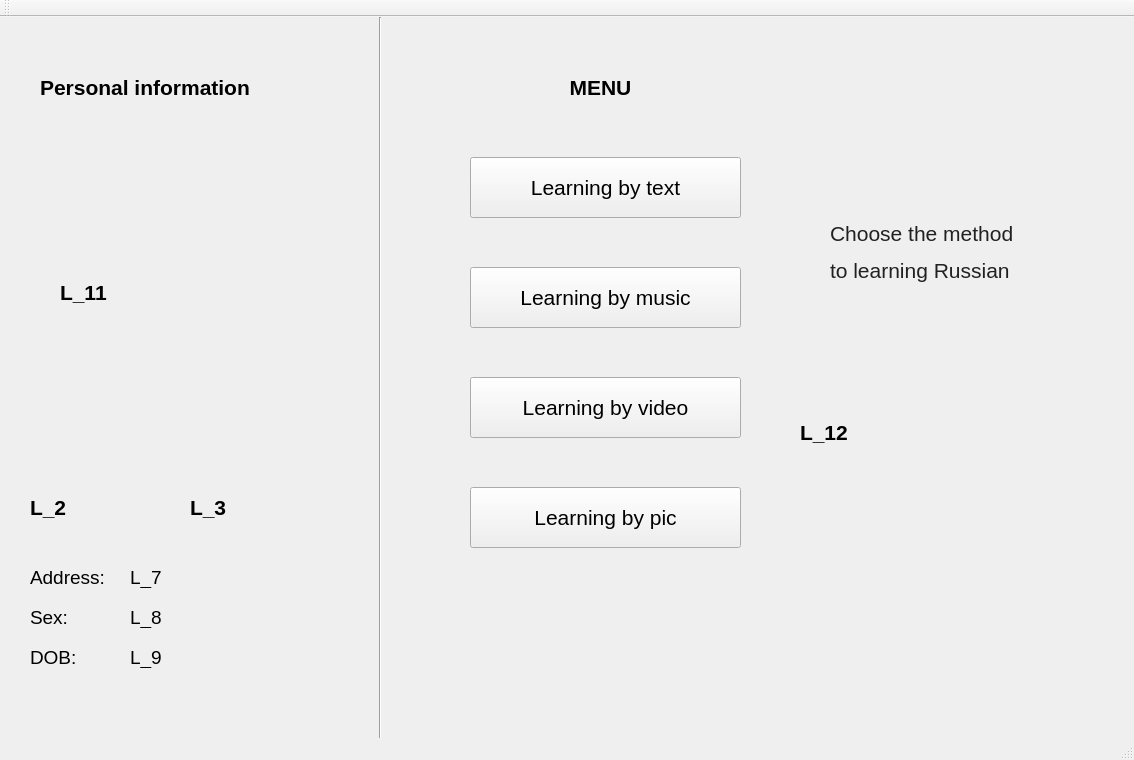
<?xml version="1.0" encoding="UTF-8"?>
<ui version="4.0">
 <class>MainWindow</class>
 <widget class="QMainWindow" name="MainWindow">
  <property name="geometry">
   <rect>
    <x>0</x>
    <y>0</y>
    <width>1134</width>
    <height>760</height>
   </rect>
  </property>
  <property name="windowTitle">
   <string>MainWindow</string>
  </property>
  <property name="autoFillBackground">
   <bool>false</bool>
  </property>
  <widget class="QWidget" name="centralWidget">
   <widget class="Line" name="line">
    <property name="geometry">
     <rect>
      <x>370</x>
      <y>0</y>
      <width>20</width>
      <height>731</height>
     </rect>
    </property>
    <property name="orientation">
     <enum>Qt::Vertical</enum>
    </property>
   </widget>
   <widget class="QLabel" name="label">
    <property name="geometry">
     <rect>
      <x>40</x>
      <y>50</y>
      <width>301</width>
      <height>41</height>
     </rect>
    </property>
    <property name="font">
     <font>
      <pointsize>16</pointsize>
      <weight>75</weight>
      <bold>true</bold>
     </font>
    </property>
    <property name="text">
     <string>Personal information</string>
    </property>
   </widget>
   <widget class="QLabel" name="label_2">
    <property name="geometry">
     <rect>
      <x>30</x>
      <y>470</y>
      <width>151</width>
      <height>41</height>
     </rect>
    </property>
    <property name="font">
     <font>
      <pointsize>16</pointsize>
      <weight>75</weight>
      <bold>true</bold>
     </font>
    </property>
    <property name="text">
     <string>L_2</string>
    </property>
   </widget>
   <widget class="QLabel" name="label_3">
    <property name="geometry">
     <rect>
      <x>190</x>
      <y>470</y>
      <width>151</width>
      <height>41</height>
     </rect>
    </property>
    <property name="font">
     <font>
      <pointsize>16</pointsize>
      <weight>75</weight>
      <bold>true</bold>
     </font>
    </property>
    <property name="text">
     <string>L_3</string>
    </property>
   </widget>
   <widget class="QLabel" name="label_4">
    <property name="geometry">
     <rect>
      <x>30</x>
      <y>550</y>
      <width>91</width>
      <height>21</height>
     </rect>
    </property>
    <property name="font">
     <font>
      <pointsize>14</pointsize>
      <weight>50</weight>
      <bold>false</bold>
     </font>
    </property>
    <property name="text">
     <string>Address:</string>
    </property>
   </widget>
   <widget class="QLabel" name="label_5">
    <property name="geometry">
     <rect>
      <x>30</x>
      <y>590</y>
      <width>91</width>
      <height>21</height>
     </rect>
    </property>
    <property name="font">
     <font>
      <pointsize>14</pointsize>
      <weight>50</weight>
      <bold>false</bold>
     </font>
    </property>
    <property name="text">
     <string>Sex:</string>
    </property>
   </widget>
   <widget class="QLabel" name="label_6">
    <property name="geometry">
     <rect>
      <x>30</x>
      <y>630</y>
      <width>91</width>
      <height>21</height>
     </rect>
    </property>
    <property name="font">
     <font>
      <pointsize>14</pointsize>
      <weight>50</weight>
      <bold>false</bold>
     </font>
    </property>
    <property name="text">
     <string>DOB:</string>
    </property>
   </widget>
   <widget class="QLabel" name="label_7">
    <property name="geometry">
     <rect>
      <x>130</x>
      <y>550</y>
      <width>221</width>
      <height>21</height>
     </rect>
    </property>
    <property name="font">
     <font>
      <pointsize>14</pointsize>
      <weight>50</weight>
      <bold>false</bold>
     </font>
    </property>
    <property name="text">
     <string>L_7</string>
    </property>
   </widget>
   <widget class="QLabel" name="label_8">
    <property name="geometry">
     <rect>
      <x>130</x>
      <y>590</y>
      <width>231</width>
      <height>21</height>
     </rect>
    </property>
    <property name="font">
     <font>
      <pointsize>14</pointsize>
      <weight>50</weight>
      <bold>false</bold>
     </font>
    </property>
    <property name="text">
     <string>L_8</string>
    </property>
   </widget>
   <widget class="QLabel" name="label_9">
    <property name="geometry">
     <rect>
      <x>130</x>
      <y>630</y>
      <width>231</width>
      <height>21</height>
     </rect>
    </property>
    <property name="font">
     <font>
      <pointsize>14</pointsize>
      <weight>50</weight>
      <bold>false</bold>
     </font>
    </property>
    <property name="text">
     <string>L_9</string>
    </property>
   </widget>
   <widget class="QLabel" name="label_10">
    <property name="geometry">
     <rect>
      <x>450</x>
      <y>50</y>
      <width>301</width>
      <height>41</height>
     </rect>
    </property>
    <property name="font">
     <font>
      <pointsize>16</pointsize>
      <weight>75</weight>
      <bold>true</bold>
     </font>
    </property>
    <property name="layoutDirection">
     <enum>Qt::LeftToRight</enum>
    </property>
    <property name="text">
     <string>MENU</string>
    </property>
    <property name="alignment">
     <set>Qt::AlignCenter</set>
    </property>
   </widget>
   <widget class="QPushButton" name="pushButton">
    <property name="geometry">
     <rect>
      <x>470</x>
      <y>140</y>
      <width>271</width>
      <height>61</height>
     </rect>
    </property>
    <property name="font">
     <font>
      <pointsize>16</pointsize>
     </font>
    </property>
    <property name="text">
     <string>Learning by text</string>
    </property>
   </widget>
   <widget class="QPushButton" name="pushButton_2">
    <property name="geometry">
     <rect>
      <x>470</x>
      <y>470</y>
      <width>271</width>
      <height>61</height>
     </rect>
    </property>
    <property name="font">
     <font>
      <pointsize>16</pointsize>
     </font>
    </property>
    <property name="text">
     <string>Learning by pic</string>
    </property>
   </widget>
   <widget class="QPushButton" name="pushButton_3">
    <property name="geometry">
     <rect>
      <x>470</x>
      <y>360</y>
      <width>271</width>
      <height>61</height>
     </rect>
    </property>
    <property name="font">
     <font>
      <pointsize>16</pointsize>
     </font>
    </property>
    <property name="text">
     <string>Learning by video</string>
    </property>
   </widget>
   <widget class="QPushButton" name="pushButton_4">
    <property name="geometry">
     <rect>
      <x>470</x>
      <y>250</y>
      <width>271</width>
      <height>61</height>
     </rect>
    </property>
    <property name="font">
     <font>
      <pointsize>16</pointsize>
     </font>
    </property>
    <property name="text">
     <string>Learning by music</string>
    </property>
   </widget>
   <widget class="QLabel" name="label_11">
    <property name="geometry">
     <rect>
      <x>60</x>
      <y>100</y>
      <width>251</width>
      <height>351</height>
     </rect>
    </property>
    <property name="font">
     <font>
      <pointsize>16</pointsize>
      <weight>75</weight>
      <bold>true</bold>
     </font>
    </property>
    <property name="text">
     <string>L_11</string>
    </property>
   </widget>
   <widget class="QLabel" name="label_12">
    <property name="geometry">
     <rect>
      <x>800</x>
      <y>160</y>
      <width>291</width>
      <height>511</height>
     </rect>
    </property>
    <property name="font">
     <font>
      <pointsize>16</pointsize>
      <weight>75</weight>
      <bold>true</bold>
     </font>
    </property>
    <property name="text">
     <string>L_12</string>
    </property>
   </widget>
   <widget class="QLabel" name="label_13">
    <property name="geometry">
     <rect>
      <x>830</x>
      <y>160</y>
      <width>241</width>
      <height>151</height>
     </rect>
    </property>
    <property name="font">
     <font>
      <pointsize>14</pointsize>
      <weight>50</weight>
      <bold>false</bold>
     </font>
    </property>
    <property name="text">
     <string>&lt;html&gt;&lt;head/&gt;&lt;body&gt;&lt;p&gt;&lt;span style=&quot; font-family:'inherit'; font-size:16pt; color:#212121;&quot;&gt;Choose the method &lt;/span&gt;&lt;/p&gt;&lt;p&gt;&lt;span style=&quot; font-family:'inherit'; font-size:16pt; color:#212121;&quot;&gt;to learning Russian&lt;/span&gt;&lt;/p&gt;&lt;/body&gt;&lt;/html&gt;</string>
    </property>
   </widget>
  </widget>
  <widget class="QMenuBar" name="menuBar">
   <property name="geometry">
    <rect>
     <x>0</x>
     <y>0</y>
     <width>1134</width>
     <height>26</height>
    </rect>
   </property>
  </widget>
  <widget class="QToolBar" name="mainToolBar">
   <attribute name="toolBarArea">
    <enum>TopToolBarArea</enum>
   </attribute>
   <attribute name="toolBarBreak">
    <bool>false</bool>
   </attribute>
  </widget>
  <widget class="QStatusBar" name="statusBar"/>
 </widget>
 <layoutdefault spacing="6" margin="11"/>
 <resources/>
 <connections/>
</ui>
